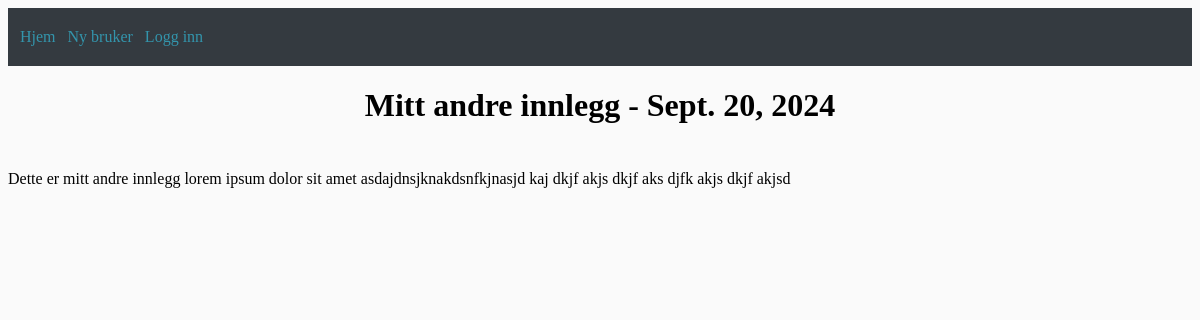
The app's page /artikkel/3 with its own data.
### blog/models.py (models this page shows, shortened)
class Post(models.Model):
    title = models.CharField(max_length=100)
    author = models.ForeignKey(User, on_delete=models.CASCADE)
    body = models.TextField()
    date = models.DateField(default=timezone.now)
    categories = models.ManyToManyField(Category, related_name='posts', default="Annet")

### blog/views.py (the view)
# urls.py: path('artikkel/<int:pk>', blog_article_content.as_view(), name="blog_article_content"),
class blog_article_content(DetailView):
    model = Post
    template_name = 'blog_article_content.html'

### blog/templates/blog_article_content.html (shortened to what this page needs)
{% extends 'basetemplate.html' %}
    {% block defaultnavbar %}
        <h1>{{post.title}} - {{post.date}}</h1>
        <p class="indented-text">{{post.body}}</p>
    {% endblock %}

### blog/static/style.css (style rules this page uses)
h1 { text-align: center; }
.indented-text { padding-top: 3vh; padding-bottom: 3vh; }

### records on screen
Post: title "Mitt andre innlegg", date "Sept. 20, 2024", body "Dette er mitt andre innlegg lorem ipsum dolor sit amet asdajdnsjknakdsnfkjnasjd kaj dkjf akjs dkjf aks djfk akjs dkjf akjsd"
